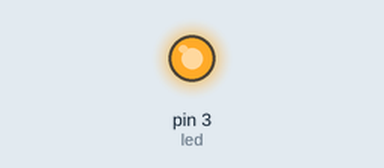
This sketch was run on a simulated Arduino Uno, built with avr-gcc and run on an emulated ATmega328P. Shown: output pins drawn as LEDs (lit = HIGH).

Above: at 0.37 s.
At 6.2 s:
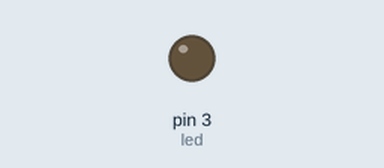
Timing chart, 0 to 9.0 s (numbered marks = the images above):
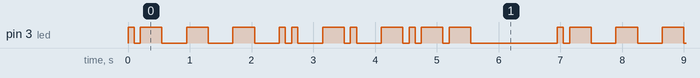

Measured:
- by itself, pin 3 (led): moves between LOW and HIGH, repeating every 7.0 s
- by itself, everything shown: repeats every 7.0 s, in 24 steps

The sketch:

blink.ino
```cpp
const int led = 3;

void setup() {
  pinMode(led, OUTPUT);
}

void dot()
{
  digitalWrite(led, HIGH);
  delay(100);
  digitalWrite(led, LOW);
  delay(100);
}

void dash()
{
  digitalWrite(led, HIGH);
  delay(350);
  digitalWrite(led, LOW);
  delay(100);
}

void loop() {

  dot();
  dash();
  delay(300); // a

  dash();
  delay(300); // t

  dash();
  delay(300); // t

  dot();
  dot();
  delay(300); // i

  dash();
  dot();
  delay(300); // n

  dash();
  dot();
  dash();
  dash();
  delay(300); // y

  delay(1000);
}
```
